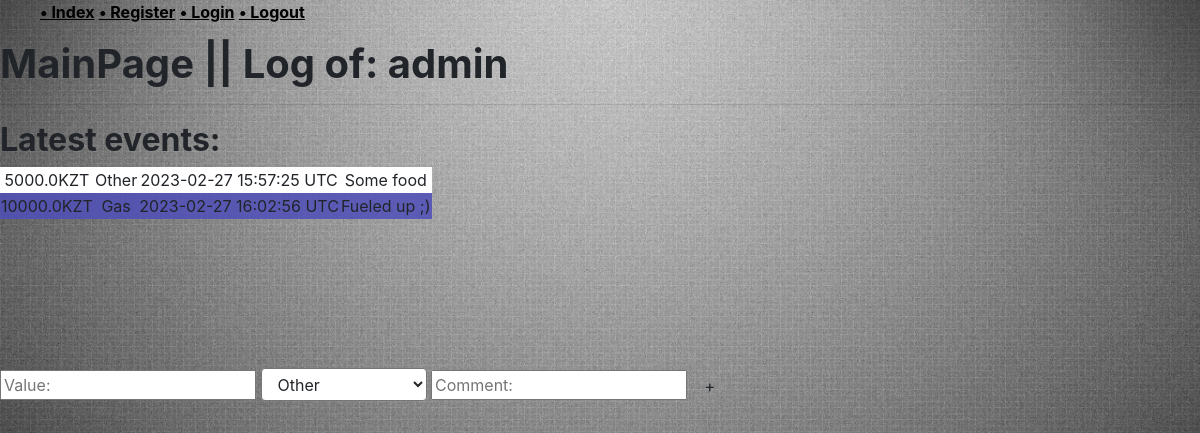
The page / (signed in) on the database as committed earlier.
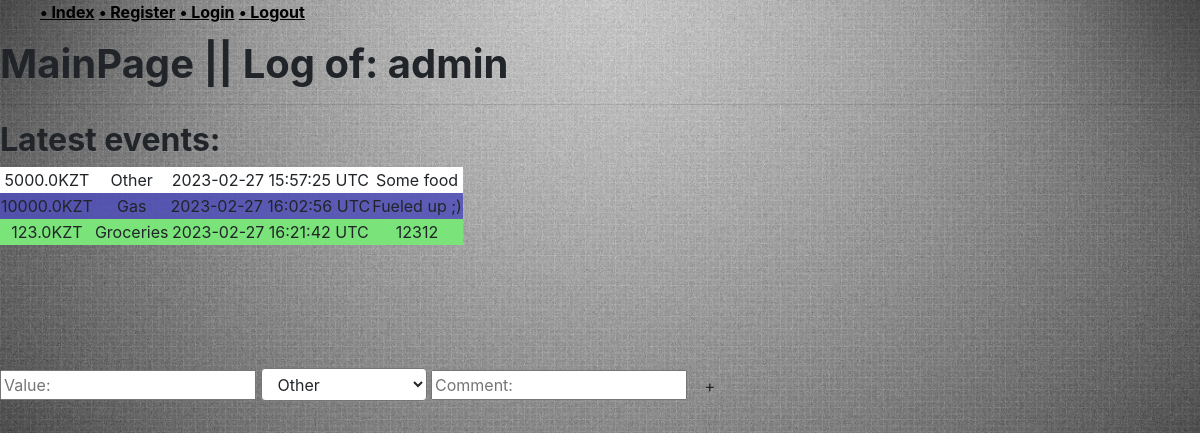
The same page on the database as committed later.
### log/models.py (models this page shows, shortened)
class Entry(models.Model):
    user = models.ForeignKey(settings.AUTH_USER_MODEL, on_delete=models.CASCADE)
    category = models.ForeignKey(Category, on_delete=models.SET_DEFAULT, default=1)
    currency = models.CharField(choices=CURRENCY_CHOICES, max_length=3, default='KZT')
    value = models.FloatField(validators=[MinValueValidator(0)])
    date = models.DateTimeField(default=timezone.now)
    comment = models.CharField(max_length=200, blank=True)
    class Meta:
        verbose_name = "Entry"
        verbose_name_plural = "Entries"

class Category(models.Model):
    name = models.CharField(max_length=200)
    INCOME = '+'
    SPEND = '-'
    KIND_CHOICES = [
        (INCOME, 'income'),
        (SPEND, 'spend')
    ]
    kind = models.CharField(
        max_length=1,
        choices=KIND_CHOICES,
        default=SPEND,
    )
    def __str__(self):
        return self.name
    class Meta:
        verbose_name = "Category"
        verbose_name_plural = "Categories"

### log/views.py (the view)
# urls.py: path('', include('log.urls')),
@login_required
def log(request):
    current_user = request.user
    entries = collect_entries(current_user)
    categories = collect_categories(current_user)
    context = {
        'user'          : current_user.username,
        'entries'       : entries,
        'categories'    : categories,
    }
    return render(request, 'log/log.html', context)

### log/helpers.py (called while the page is built)
def collect_entries(user):
    entries_list = Entry.objects.filter(user=user.id)
    entries_dict = []
    for i, item in enumerate(entries_list):
        new_entry = {
            'value': item.value,
            'currency': item.currency,
            'category': item.category.name,
            'datetime': item.date.strftime("%Y-%m-%d %H:%M:%S %Z"),
            'comment' : item.comment,
            'iterator': i + 1,
        }
        entries_dict.append(new_entry)
    return entries_dict

def collect_categories(user):
    categories = Category.objects.all()
    return categories

### log/templates/log/log.html (shortened to what this page needs)
{% extends "accounts/layout.html" %}
{% block link %}
{% load static %}
    <link rel="stylesheet" type="text/css" href="{% static 'log/log_display.css' %}">
{% endblock link %}
{% block body %}
<h1 class="header">MainPage || Log of: {{user}}</h1>
<hr>
<h2 class="header">Latest events:</h2>
<div style="height: 200px; overflow-y: scroll; scroll-behavior: smooth; display:none" id="logTableContainer">
    <table id="logTable">
        <tbody>
            {% for entry in entries %}
            <tr class="{{entry.category|lower}}">
                <td>{{entry.value}}{{entry.currency}}</td>
                <td>{{entry.category}}</td>
                <td>{{entry.datetime}}</td>
                {% if 'comment' in entry %}
                <td>{{entry.comment}}</td>
                {% else %}
                <td>...</td>
                {% endif %}
            </tr>
            {% endfor %}
        </tbody>
    </table>
</div>
<form id="add-entry" style="display:inline-block;">
        <input name="value" id="input-value" placeholder="Value:">
        <select name="category" id="input-category" class="form-select">
            {% for category in categories %}
                {% if forloop.counter == 1 %}
                <option selected value="{{ category }}">{{category}}</option>
                {% else %}
                <option value="{{ category }}">{{category}}</option>
                {% endif %}
            {% endfor %}
        </select>
        <input name="comment" id="input-comment" placeholder="Comment:">
        <button class="btn" type="submit">+</button>
</form>
{% endblock body %}

Rows that differ between the two databases and show on the page:
added Entry: value "123.0", currency "KZT", comment "12312"
now on this page (row unchanged): Category: category "Groceries"
Other text that changed with them:
new list line: "2023-02-27 16:21:42 UTC"
